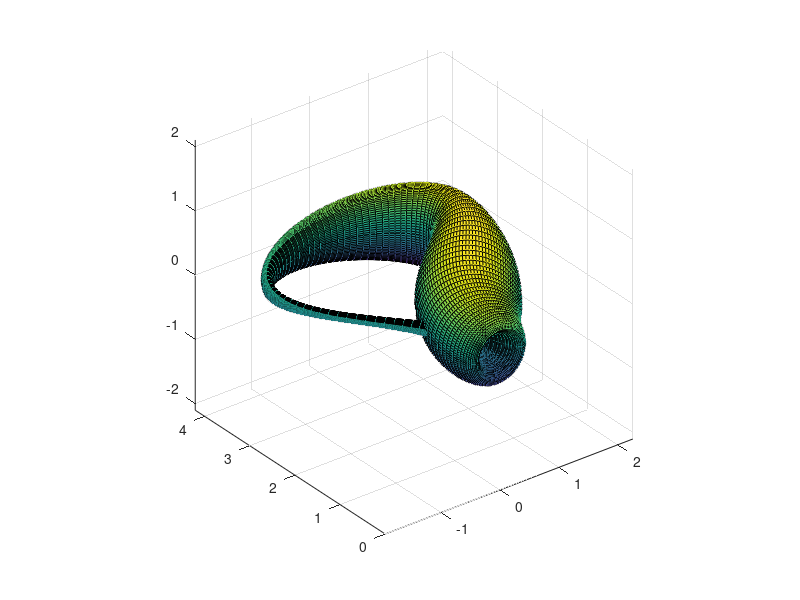

Recreate this plot in MATLAB.
u = linspace(0, 2*pi, 50);
v = linspace(0, 2*pi, 50);
[uu, vv] = meshgrid(u, v);

# эллиптический параболоид
##u = linspace(0, 3, 50);
##v = linspace(0, 2*pi, 50);
##[uu, vv] = meshgrid(u, v);
##x = uu .* cos(vv);
##y = uu .* sin(vv);
##z = uu.^2;

# Круговой тор
##u = linspace(0, 2*pi, 50);
##v = linspace(0, 2*pi, 50);
##[uu, vv] = meshgrid(u, v);
##a = 5;
##b = 3;
##x = (a + b*cos(vv)) .* cos(uu);
##y = (a + b*cos(vv)) .* sin(uu);
##z = b*sin(vv);

# поверхность деформированной сферы
##u = linspace(-pi/2, pi/2, 50);
##v = linspace(0, 2*pi, 50);
##[uu, vv] = meshgrid(u, v);
##a = 1;
##x = a * cos(uu) .* cos(vv);
##y = a * cos(uu) .* sin(vv);
##z = sin(uu - a);

# поверхность с затухающими окружными волнами
##u = linspace(0, 6, 100);
##v = linspace(0, 2*pi, 50);
##[uu, vv] = meshgrid(u, v);
##a = 1; mu = 0.2; w = 4; phi = pi/2;
##x = a * uu .* cos(vv);
##y = a * uu .* sin(vv);
##z = a * exp(-mu*uu) .* sin(w*uu + phi);

# лента Мебиуса
##u = linspace(0, 2*pi, 50);
##v = linspace(-1, 1, 50);
##[uu, vv] = meshgrid(u, v);
##x = (1 + vv/2 .* cos(uu/2)) .* cos(uu);
##y = (1 + vv/2 .* cos(uu/2)) .* sin(uu);
##z = vv/2 .* sin(uu/2);

# геликоид
##u = linspace(0, 3, 50);
##v = linspace(0, 5*pi, 150);
##[uu, vv] = meshgrid(u, v);
##h = 1/4;
##x = uu .* cos(vv);
##y = uu .* sin(vv);
##z = h * vv;

# поверхность Эннепера
##u = linspace(-pi, pi, 50);
##v = linspace(-pi, pi, 150);
##[uu, vv] = meshgrid(u, v);
##x = uu .* (1 - uu.^2 / 3 + vv.^2) / 3;
##y = -vv .* (1 - vv.^2 / 3 + uu.^2) / 3;
##z = (uu.^2 - vv.^2) / 3;

# бутылка Клейна
##u = linspace(-pi, pi, 50);
##v = linspace(-pi, pi, 150);
##[uu, vv] = meshgrid(u, v);
##r = 2;
##x = (r + cos(uu/2).*sin(vv) - sin(uu/2).*sin(2*vv)) .* cos(uu);
##y = (r + cos(uu/2).*sin(vv) - sin(uu/2).*sin(2*vv)) .* sin(uu);
##z = sin(uu/2).*sin(vv) + cos(uu/2).*sin(2*vv);

# бутылка Клейна 2
u = linspace(0, pi, 120);
v = linspace(0, 2*pi, 100);
[uu, vv] = meshgrid(u, v);
x = -2/15*cos(uu).*(3*cos(vv) - 30*sin(uu) + 90*cos(uu).^4 .* sin(uu) - 60*cos(uu).^6 .* sin(uu) + 5*cos(uu).*cos(vv).*sin(uu));
y = -1/15*sin(uu).*(3*cos(vv) - 3*cos(uu).^2 .* cos(vv) - 48*cos(uu).^4 .* cos(vv) + 48*cos(uu).^6 .* cos(vv) - 60*sin(uu) + 5*cos(uu).*cos(vv).*sin(uu) - 5*cos(uu).^3 .* cos(vv) .* sin(uu) - 80*cos(uu).^5 .* cos(vv) .* sin(uu) + 80*cos(uu).^7 .* cos(vv).*sin(uu));
z = 2/15 * (3 + 5*cos(uu).*sin(uu)) .* sin(vv);



surf(x, y, z);
axis equal;




